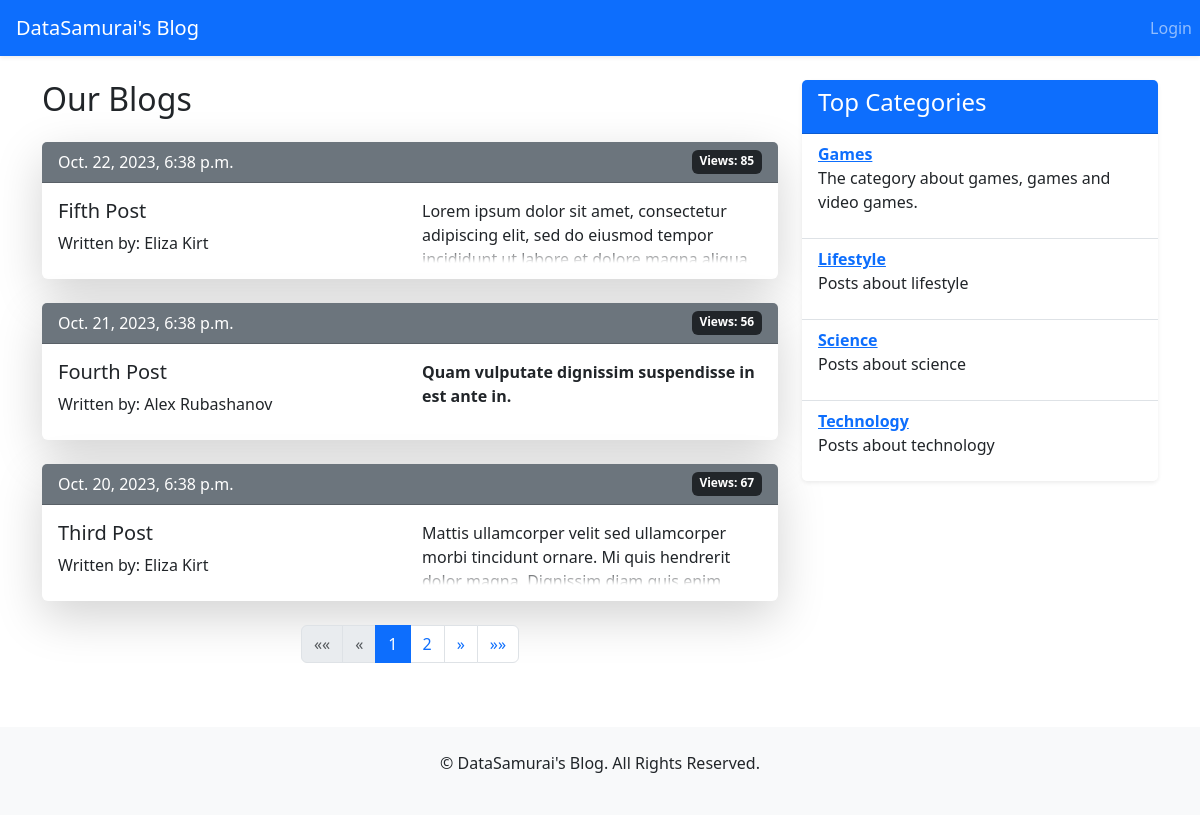
Screenshot of /blog/ with the database file from the repository.
### posts/models.py (models this page shows, shortened)
class Post(models.Model):
    title = models.CharField(max_length=50, unique=True)
    content = RichTextField()
    category = models.ForeignKey('Category', on_delete=models.SET_NULL, null=True)
    date_published = models.DateTimeField(auto_now_add=True)
    date_edited = models.DateTimeField(auto_now=True)
    views = models.PositiveIntegerField(default=0)
    author = models.ForeignKey(settings.AUTH_USER_MODEL, on_delete=models.SET_NULL, null=True)
    is_published = models.BooleanField(default=False)
    class Meta:
        ordering = ['-date_published']

class Category(models.Model):
    title = models.CharField(max_length=30)
    description = models.TextField()
    class Meta:
        ordering = ['title']

### posts/views.py (the view)
# urls.py: path('', views.PostListView.as_view(), name='post_list'),
class PostListView(ListView):
    model = Post
    template_name = 'posts/post_list.html'
    context_object_name = 'posts'
    paginate_by = 3
    def get_queryset(self):
        return Post.objects.filter(is_published=True)
    def get_context_data(self, *, object_list=None, **kwargs):
        context = super().get_context_data(**kwargs)
        context['categories'] = Category.objects.all()
        return context

### templates/posts/post_list.html (shortened to what this page needs)
{% extends 'base.html' %}
{% block page_content %}
    <div class="row mt-4">
        <div class="col-md-8">
            <h2 class="mb-4">Our Blogs</h2>
            {% for post in posts %}
                <div class="card mb-4 border-0 shadow-lg">
                    <div class="card-header bg-secondary text-white d-flex justify-content-between">
                        <span>{{ post.date_published }}</span>
                        <span class="badge bg-dark">Views: {{ post.views }}</span>
                    </div>
                    <div class="card-body">
                        <div class="row">
                            <div class="col-md-6">
                                <h5 class="card-title">
                                    <a href="{% url 'post_detail' post.id %}" class="text-dark text-decoration-none">
                                        {{ post.title }}
                                    </a>
                                </h5>
                                <p class="card-text">Written
                                    by: {{ post.author.first_name }} {{ post.author.last_name }}</p>
                            </div>
                            <div class="col-md-6">
                                <div class="fade-out">
                                    {{ post.content|safe }}
                                </div>
                            </div>
                        </div>
                    </div>
                </div>
            {% endfor %}
            <nav aria-label="Page navigation">
                <ul class="pagination justify-content-center">
                    {% if page_obj.has_previous %}
                        <li class="page-item">
                            <a class="page-link" href="?page=1" aria-label="First">
                                <span aria-hidden="true">&laquo;&laquo;</span>
                            </a>
                        </li>
                        <li class="page-item">
                            <a class="page-link" href="?page={{ page_obj.previous_page_number }}" aria-label="Previous">
                                <span aria-hidden="true">&laquo;</span>
                            </a>
                        </li>
                    {% else %}
                        <li class="page-item disabled">
                            <span class="page-link">&laquo;&laquo;</span>
                        </li>
                        <li class="page-item disabled">
                            <span class="page-link">&laquo;</span>
                        </li>
                    {% endif %}
                    {% for num in page_obj.paginator.page_range %}
                        {% if page_obj.number == num %}
                            <li class="page-item active" aria-current="page">
                                <span class="page-link">{{ num }}</span>
                            </li>
                        {% elif num > page_obj.number|add:'-3' and num < page_obj.number|add:'3' %}
                            <li class="page-item">
                                <a class="page-link" href="?page={{ num }}">{{ num }}</a>
                            </li>
                        {% endif %}
                    {% endfor %}
                    {% if page_obj.has_next %}
                        <li class="page-item">
                            <a class="page-link" href="?page={{ page_obj.next_page_number }}" aria-label="Next">
                                <span aria-hidden="true">&raquo;</span>
                            </a>
                        </li>
                        <li class="page-item">
                            <a class="page-link" href="?page={{ page_obj.paginator.num_pages }}" aria-label="Last">
                                <span aria-hidden="true">&raquo;&raquo;</span>
                            </a>
                        </li>
                    {% endif %}
                </ul>
            </nav>
        </div>
        <div class="col-md-4 pl-5">
            <div class="card border-0 shadow-sm mb-4">
                <div class="card-header bg-primary text-white">
                    <h4>Top Categories</h4>
                </div>
                <ul class="list-group list-group-flush">
                    {% for category in categories %}
                        <li class="list-group-item">
                            <strong><a
                                    href="{% url 'category_detail' category_id=category.pk %}">{{ category.title }}</a></strong>
                            <p>{{ category.description }}</p>
                        </li>
                    {% endfor %}
                </ul>
            </div>
        </div>
    </div>
{% endblock %}

### templates/base.html (style rules this page uses)
.fade-out { position: relative; height: 4em; overflow: hidden; }
.fade-out::before { content: ""; position: absolute; bottom: 0; left: 0; width: 100%; height: 1em; background: linear-gradient(to top, white, transparent); }

### rows the page displays
Post: date_published "Oct. 22, 2023, 6:38 p.m.", views "85", title "Fifth Post", author.first_name "Eliza", author.last_name "Kirt", content "Lorem ipsum dolor sit amet, consectetur adipiscing elit, sed do eiusmod tempor…"
Post: date_published "Oct. 21, 2023, 6:38 p.m.", views "56", title "Fourth Post", author.first_name "Alex", author.last_name "Rubashanov", content "Quam vulputate dignissim suspendisse in est ante in."
Post: date_published "Oct. 20, 2023, 6:38 p.m.", views "67", title "Third Post", author.first_name "Eliza", author.last_name "Kirt", content "Mattis ullamcorper velit sed ullamcorper morbi tincidunt ornare. Mi quis hendrerit…"
Category: title "Games", description "The category about games, games and video games."
Category: title "Lifestyle", description "Posts about lifestyle"
Category: title "Science", description "Posts about science"
Category: title "Technology", description "Posts about technology"

### other values shown
{{ num }} "1"
{{ num }} "2"
